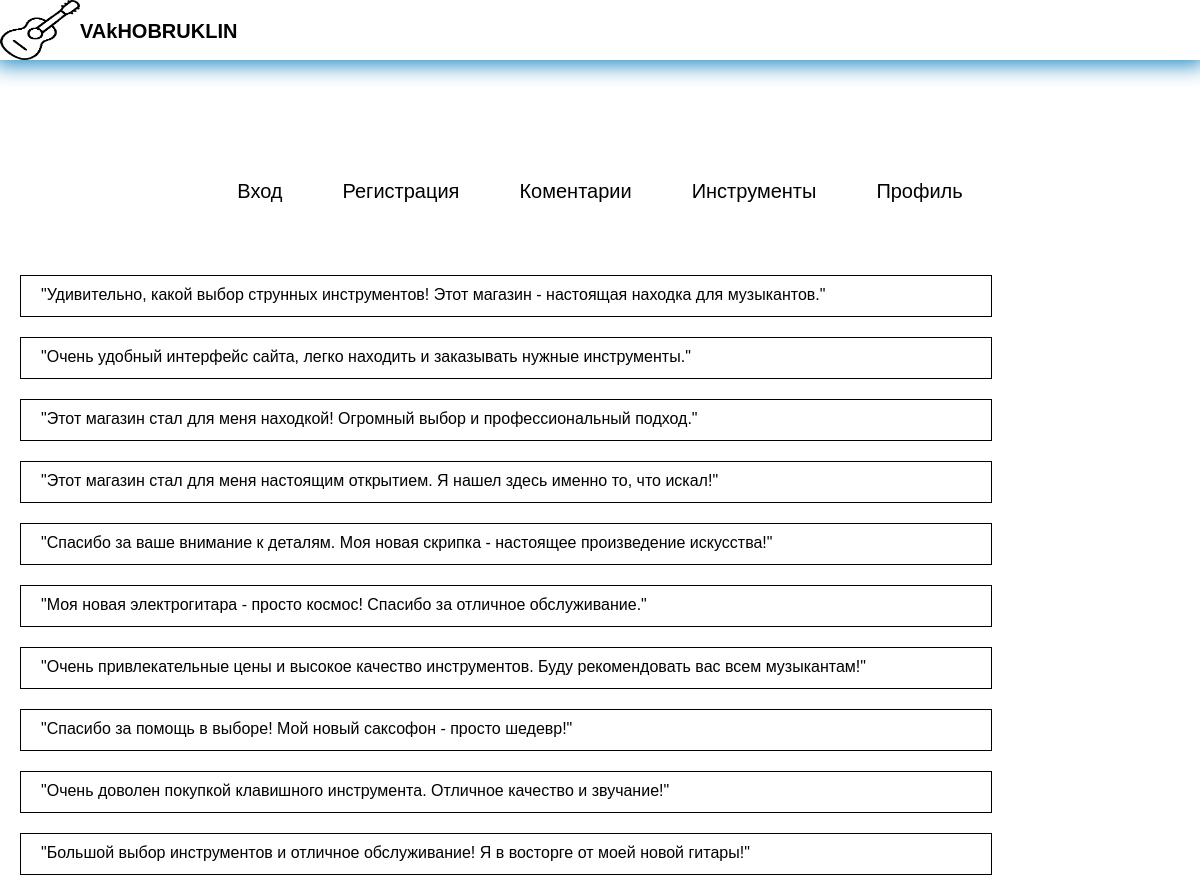
Page /pages/coment.php on the committed database.
### tables this page shows
CREATE TABLE `Reviews` (
  `id` int NOT NULL,
  `Content` varchar(9999) NOT NULL
);

### pages/coment.php (the view, shortened to what this page needs)
<?php include("header.php");
require('bd_connect/db.php');
?>
<p class="text-info-p">
                          <form action="" method="post">
            <?php
            $sql3 = 'SELECT * from Reviews order by rand() ';
            $result2 = $con->query($sql3);
            while ($row2 = $result2->fetch_assoc()) {
                echo '<div class="review-item">';
                echo $row2['Content'];
                echo '</div>';
            }
?></form>

### style/style.css (style rules this page uses)
body { margin: 0; padding: 0; font-family: sans-serif ; }
.review-item { height: 30px; width: 950px; padding-top:10px; padding-left: 20px; font-size: 16px; border: 1px solid black; margin: 20px; }

### rows in the picture
reviews: Content "\"Удивительно, какой выбор струнных инструментов! Этот магазин - настоящая находка для музыкантов.\""
reviews: Content "\"Очень удобный интерфейс сайта, легко находить и заказывать нужные инструменты.\""
reviews: Content "\"Этот магазин стал для меня находкой! Огромный выбор и профессиональный подход.\""
reviews: Content "\"Этот магазин стал для меня настоящим открытием. Я нашел здесь именно то, что искал!\""
reviews: Content "\"Спасибо за ваше внимание к деталям. Моя новая скрипка - настоящее произведение искусства!\""
reviews: Content "\"Моя новая электрогитара - просто космос! Спасибо за отличное обслуживание.\""
reviews: Content "\"Очень привлекательные цены и высокое качество инструментов. Буду рекомендовать вас всем музыкантам!\""
reviews: Content "\"Спасибо за помощь в выборе! Мой новый саксофон - просто шедевр!\""
reviews: Content "\"Очень доволен покупкой клавишного инструмента. Отличное качество и звучание!\""
reviews: Content "\"Большой выбор инструментов и отличное обслуживание! Я в восторге от моей новой гитары!\""
